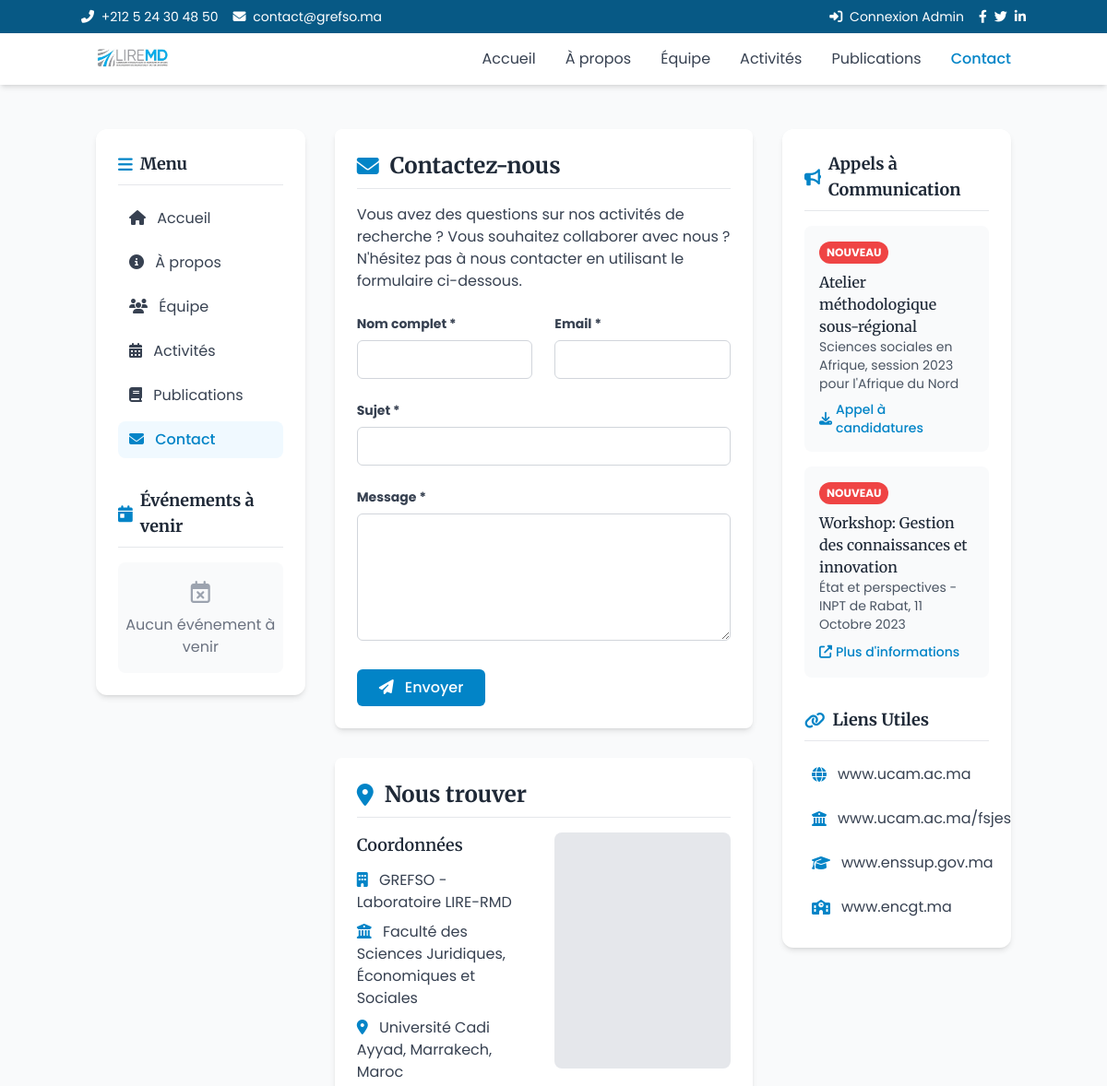
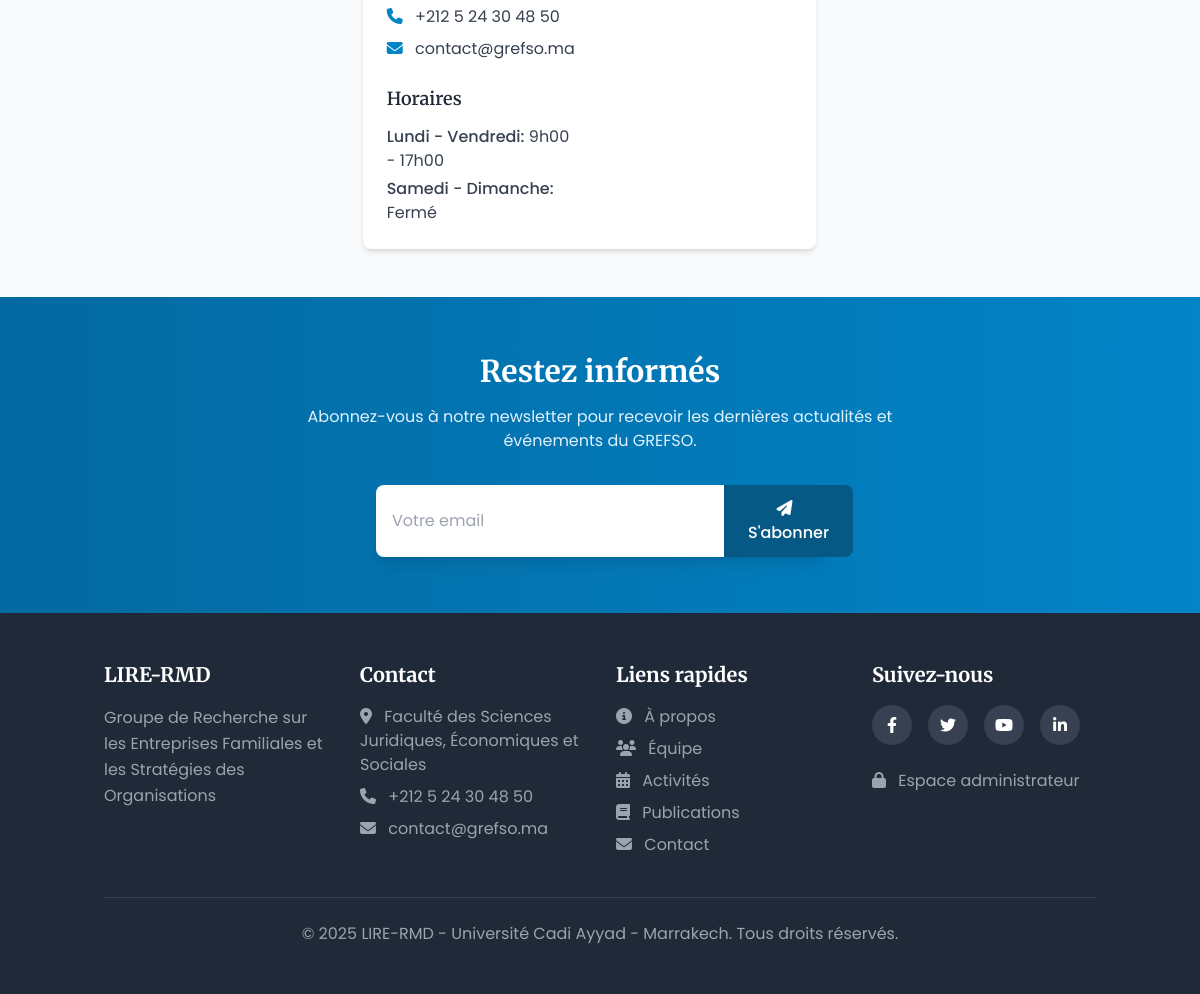
The page /contact.php on the database its author committed (2 pictures, top to bottom).
### tables this page shows
CREATE TABLE IF NOT EXISTS calls (
    id INT AUTO_INCREMENT PRIMARY KEY,
    title VARCHAR(255) NOT NULL,
    description TEXT NOT NULL,
    is_new BOOLEAN DEFAULT TRUE,
    link VARCHAR(255),
    link_text VARCHAR(100),
    icon VARCHAR(50) DEFAULT 'fas fa-download',
    is_active BOOLEAN DEFAULT TRUE,
    created_at TIMESTAMP DEFAULT CURRENT_TIMESTAMP
);

CREATE TABLE IF NOT EXISTS useful_links (
    id INT AUTO_INCREMENT PRIMARY KEY,
    title VARCHAR(100) NOT NULL,
    url VARCHAR(255) NOT NULL,
    icon VARCHAR(50) DEFAULT 'fas fa-link',
    is_active BOOLEAN DEFAULT TRUE,
    display_order INT DEFAULT 0
);

### includes/sidebar-right.php (the view)
<aside class="lg:w-1/4">
    <div class="bg-white p-6 rounded-xl shadow-md h-fit sticky top-24" data-aos="fade-left">
        <div class="mb-8">
            <h3 class="text-lg font-bold mb-4 pb-2 border-b border-gray-200 flex items-center">
                <i class="fas fa-bullhorn mr-2 text-primary-600"></i> Appels à Communication
            </h3>
            <div class="space-y-4">
                <?php
                $calls_query = "SELECT * FROM calls WHERE is_active = 1 ORDER BY created_at DESC LIMIT 3";
                $calls_result = mysqli_query($conn, $calls_query);
                if ($calls_result && mysqli_num_rows($calls_result) > 0) {
                    while ($call = mysqli_fetch_assoc($calls_result)) {
                        ?>
                        <div class="p-4 bg-gray-50 rounded-lg hover:bg-gray-100 transition duration-200">
                            <?php if ($call['is_new']): ?>
                                <span class="new-badge bg-red-500 text-white text-xs font-bold px-2 py-1 rounded-full mb-2 inline-block">NOUVEAU</span>
                            <?php endif; ?>
                            <h4 class="font-medium"><?php echo $call['title']; ?></h4>
                            <p class="text-sm text-gray-600 mb-2"><?php echo $call['description']; ?></p>
                            <a href="<?php echo $call['link']; ?>" class="text-primary-600 hover:underline text-sm font-medium inline-flex items-center">
                                <i class="<?php echo $call['icon']; ?> mr-1"></i> <?php echo $call['link_text']; ?>
                            </a>
                        </div>
                        <?php
                    }
                } else {
                    echo '<div class="text-gray-500 text-center py-4 bg-gray-50 rounded-lg">
                        <i class="fas fa-exclamation-circle text-2xl mb-2 text-gray-400"></i>
                        <p>Aucun appel à communication</p>
                    </div>';
                }
                ?>
            </div>
        </div>
        <div>
            <h3 class="text-lg font-bold mb-4 pb-2 border-b border-gray-200 flex items-center">
                <i class="fas fa-link mr-2 text-primary-600"></i> Liens Utiles
            </h3>
            <ul class="space-y-2">
                <?php
                $links_query = "SELECT * FROM useful_links WHERE is_active = 1 ORDER BY display_order";
                $links_result = mysqli_query($conn, $links_query);
                if ($links_result && mysqli_num_rows($links_result) > 0) {
                    while ($link = mysqli_fetch_assoc($links_result)) {
                        ?>
                        <li>
                            <a href="<?php echo $link['url']; ?>" class="flex items-center p-2 text-gray-700 hover:bg-gray-50 rounded-lg transition duration-200" target="_blank">
                                <i class="<?php echo $link['icon']; ?> mr-3 text-primary-600"></i>
                                <span><?php echo $link['title']; ?></span>
                            </a>
                        </li>
                        <?php
                    }
                } else {
                    echo '<div class="text-gray-500 text-center py-4 bg-gray-50 rounded-lg">
                        <i class="fas fa-unlink text-2xl mb-2 text-gray-400"></i>
                        <p>Aucun lien disponible</p>
                    </div>';
                }
                ?>
            </ul>
        </div>
    </div>
</aside>

### rows shown on the page
calls: is_new "NOUVEAU", title "Atelier méthodologique sous-régional", description "Sciences sociales en Afrique, session 2023 pour l'Afrique du Nord", link_text "Appel à candidatures"
calls: is_new "NOUVEAU", title "Workshop: Gestion des connaissances et innovation", description "État et perspectives - INPT de Rabat, 11 Octobre 2023", link_text "Plus d'informations"
useful_links: title "www.ucam.ac.ma"
useful_links: title "www.ucam.ac.ma/fsjes"
useful_links: title "www.enssup.gov.ma"
useful_links: title "www.encgt.ma"

### other values the page prints
$site_phone "+212 5 24 30 48 50"
$site_email "contact@grefso.ma"
$item['title'] "Accueil"
$item['title'] "À propos"
$item['title'] "Équipe"
$item['title'] "Activités"
$item['title'] "Publications"
$item['title'] "Contact"
$site_name "LIRE-RMD"
$site_description "Groupe de Recherche sur les Entreprises Familiales et les Stratégies des Organisations"
$site_university "Université Cadi Ayyad - Marrakech"
